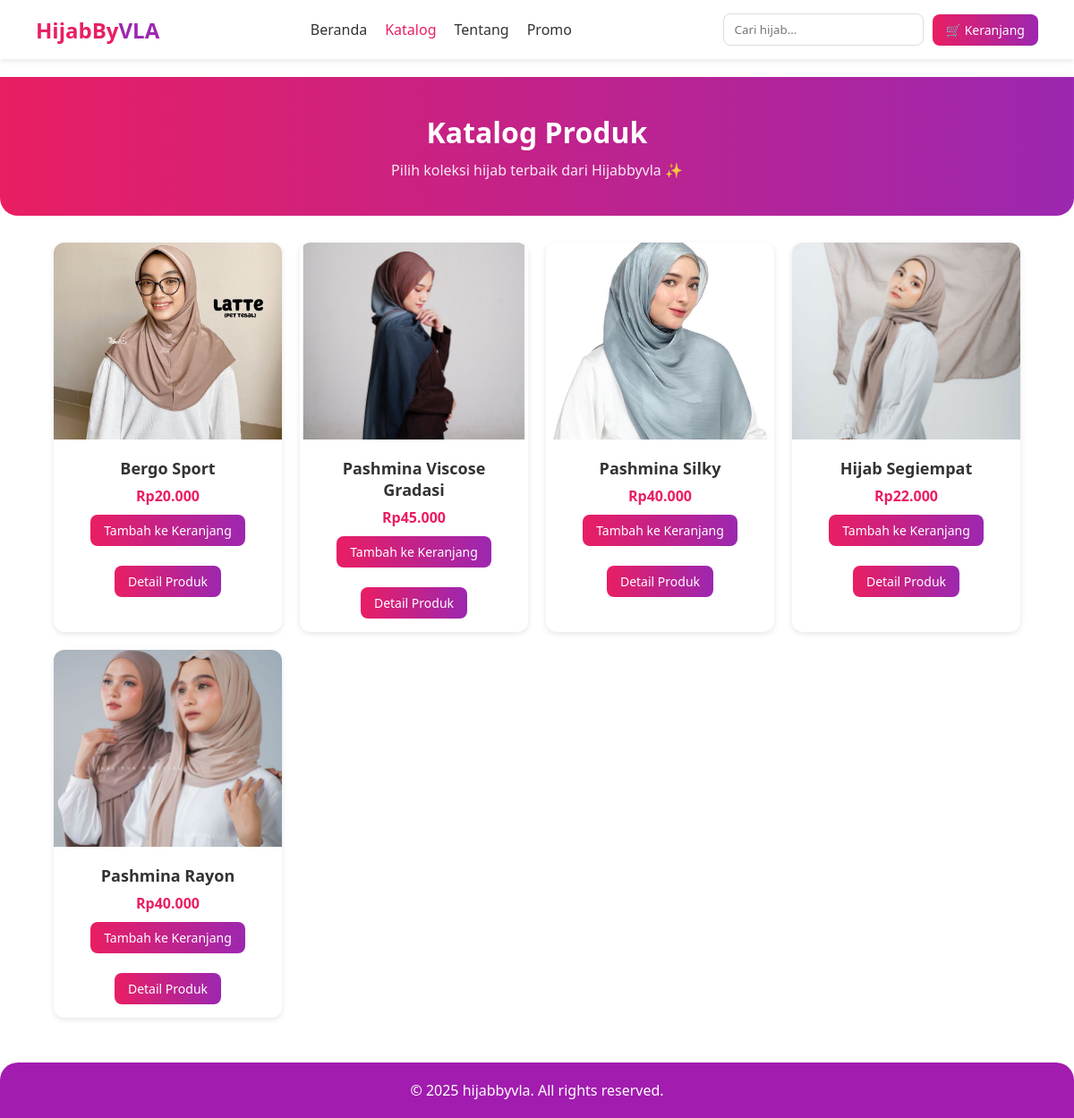
The app's page /hijabbyvla/public/katalog.php with its own data.
### tables this page shows
CREATE TABLE `products` (
  `id` int(11) NOT NULL,
  `name` varchar(255) NOT NULL,
  `motif` varchar(100) DEFAULT NULL,
  `size` varchar(50) DEFAULT NULL,
  `price` int(11) NOT NULL,
  `stock` int(11) DEFAULT 0,
  `rating` decimal(3,2) DEFAULT 0.00,
  `image` varchar(255) DEFAULT NULL,
  `description` text DEFAULT NULL,
  `created_at` timestamp NOT NULL DEFAULT current_timestamp(),
  `updated_at` timestamp NULL DEFAULT NULL ON UPDATE current_timestamp()
);

### hijabbyvla/public/katalog.php (the view, shortened to what this page needs)
<?php
require_once("../config.php");
$keyword = isset($_GET['search']) ? trim($_GET['search']) : '';
if ($keyword) {
  $stmt = $pdo->prepare("SELECT * FROM products WHERE name LIKE ? ORDER BY created_at DESC");
  $stmt->execute(['%' . $keyword . '%']);
  $produk = $stmt->fetchAll();
} else {
  $produk = $pdo->query("SELECT * FROM products ORDER BY created_at DESC")->fetchAll();
}
?>
<!DOCTYPE html>
<html lang="id">
<head>
  <link rel="stylesheet" href="styles.css">
</head>
<body>
  <nav class="navbar">
    <div class="logo">HijabBy<span>VLA</span></div>
    <ul class="nav-links">
      <li><a href="index.php">Beranda</a></li>
      <li><a href="katalog.php" class="active">Katalog</a></li>
      <li><a href="tentang.php">Tentang</a></li>
      <li><a href="promo.php">Promo</a></li>
    </ul>
    <div class="nav-right">
      <form action="katalog.php" method="GET" style="display:inline;">
        <input
          type="text"
          name="search"
          class="search"
          placeholder="Cari hijab..."
          value="<?= htmlspecialchars($keyword) ?>"
        >
      </form>
      <a href="cart.php" class="btn btn-primary">🛒 Keranjang</a>
    </div>
  </nav>
  <section class="page-header">
    <div class="container">
      <h1>Katalog Produk</h1>
      <p>Pilih koleksi hijab terbaik dari Hijabbyvla ✨</p>
    </div>
  </section>
  <section class="produk">
    <div class="container">
      <div class="produk-list">
        <?php if (count($produk) > 0): ?>
          <?php foreach ($produk as $pr): ?>
            <div class="card">
              <?php if (!empty($pr['image'])): ?>
                <img src="../<?= $pr['image'] ?>" alt="<?= htmlspecialchars($pr['name']) ?>">
              <?php else: ?>
                <img src="images/no-image.png" alt="No Image">
              <?php endif; ?>
              <div class="card-body">
                <h3><?= htmlspecialchars($pr['name']) ?></h3>
                <p class="price">Rp<?= number_format($pr['price'],0,',','.') ?></p>
                <form action="add_to_cart.php" method="POST">
                  <button type="submit" class="btn btn-primary">Tambah ke Keranjang</button>
                </form>
                <br>
                <a href="detail_produk.php?id=<?= $pr['id'] ?>" class="btn btn-primary">Detail Produk</a>
              </div>
            </div>
          <?php endforeach; ?>
        <?php else: ?>
          <p class="text-muted">Produk tidak ditemukan.</p>
        <?php endif; ?>
      </div>
    </div>
  </section>
  <footer class="footer">
    <div class="container">
      <p>© 2025 hijabbyvla. All rights reserved.</p>
    </div>
  </footer>
</body>
</html>

### hijabbyvla/public/styles.css (style rules this page uses)
* { margin: 0; padding: 0; box-sizing: border-box; font-family: "Segoe UI", sans-serif; }
:root { --primary: #a21caf; --secondary: #ec4899; --text: #111827; --muted: #6b7280; --bg: #ffffff; --shadow: 0 8px 20px rgba(0,0,0,0.08); }
.container { width: 90%; max-width: 1200px; margin: auto; }
.navbar { background: var(--bg); box-shadow: var(--shadow); position: sticky; top: 0; z-index: 10; }
.logo { font-size: 22px; font-weight: 700; color: var(--text); }
.logo span { color: var(--secondary); }
.nav-links { list-style: none; display: flex; gap: 20px; }
.nav-links a { color: var(--text); text-decoration: none; font-weight: 500; }
.nav-right { display: flex; gap: 12px; align-items: center; }
.search { padding: 8px 12px; border: 1px solid #e5e7eb; border-radius: 20px; }
.btn { padding: 10px 18px; border-radius: 25px; font-size: 14px; cursor: pointer; transition: all 0.3s ease; }
.btn-primary { background: linear-gradient(135deg, var(--primary), var(--secondary)); color: #fff; border: none; }
.produk-list { display: grid; grid-template-columns: repeat(auto-fill, minmax(220px, 1fr)); gap: 20px; }
.card { background: #fff; border-radius: 16px; overflow: hidden; box-shadow: var(--shadow); transition: all 0.3s ease; }
.card img { width: 100%; height: 200px; object-fit: cover; }
.card-body { padding: 16px; }
.card-body h3 { font-size: 16px; margin-bottom: 6px; }
.card-body .price { font-weight: 700; margin-bottom: 10px; color: var(--primary); }
.footer { margin-top: 50px; padding: 20px; background: var(--primary); color: #fff; text-align: center; border-top-left-radius: 20px; border-top-right-radius: 20px; }

### hijabbyvla/public/katalog.php (style rules this page uses)
.page-header { text-align: center; padding: 40px 20px; background: linear-gradient(90deg, #e91e63, #9c27b0); color: #fff; border-radius: 0 0 20px 20px; margin-bottom: 30px; }
.page-header h1 { font-size: 32px; font-weight: bold; margin-bottom: 10px; }
.page-header p { font-size: 16px; opacity: 0.9; }
.produk-list { display: grid; grid-template-columns: repeat(auto-fill, minmax(220px, 1fr)); gap: 20px; }
.card { background: #fff; border-radius: 12px; overflow: hidden; box-shadow: 0 2px 6px rgba(0,0,0,0.1); transition: transform 0.2s, box-shadow 0.2s; }
.card img { width: 100%; height: 220px; object-fit: cover; }
.card-body { padding: 15px; text-align: center; }
.card-body h3 { font-size: 18px; margin-bottom: 8px; color: #333; }
.card-body .price { font-size: 16px; font-weight: bold; color: #e91e63; margin-bottom: 10px; }
.btn.btn-primary { display: inline-block; padding: 8px 15px; border: none; border-radius: 8px; background: linear-gradient(90deg,#e91e63,#9c27b0); color: #fff; cursor: pointer; transition: opacity 0.2s; text-decoration: none; position: relative; z-index: 1001; }
.navbar { display: flex; justify-content: space-between; align-items: center; background: #fff; padding: 15px 40px; box-shadow: 0 2px 6px rgba(0,0,0,0.1); margin-bottom: 20px; position: relative; z-index: 1000; }
.navbar .logo { font-size: 24px; font-weight: bold; color: #e91e63; }
.navbar .logo span { color: #9c27b0; }
.nav-links { list-style: none; display: flex; gap: 20px; }
.nav-links a { text-decoration: none; color: #333; font-weight: 500; }
.nav-links a.active { color: #e91e63; }
.nav-right { display: flex; align-items: center; gap: 10px; }
.search { padding: 8px 12px; border-radius: 8px; border: 1px solid #ddd; }

### records on screen
products: image (picture), name "Bergo Sport", price "20.000"
products: image (picture), name "Pashmina Viscose Gradasi", price "45.000"
products: image (picture), name "Pashmina Silky", price "40.000"
products: image (picture), name "Hijab Segiempat", price "22.000"
products: image (picture), name "Pashmina Rayon", price "40.000"
